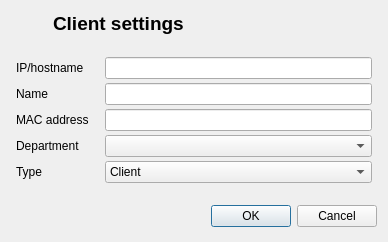
<?xml version="1.0" encoding="UTF-8"?>
<ui version="4.0">
 <author>Tobias Doerffel</author>
 <class>ClientSettingsDialog</class>
 <widget class="QDialog" name="ClientSettingsDialog">
  <property name="geometry">
   <rect>
    <x>0</x>
    <y>0</y>
    <width>388</width>
    <height>242</height>
   </rect>
  </property>
  <property name="windowTitle">
   <string>Client settings</string>
  </property>
  <property name="windowIcon">
   <iconset resource="../italc.qrc">
    <normaloff>:/resources/preferences-desktop-display-blue.png</normaloff>:/resources/preferences-desktop-display-blue.png</iconset>
  </property>
  <property name="modal">
   <bool>true</bool>
  </property>
  <layout class="QVBoxLayout" name="verticalLayout">
   <property name="spacing">
    <number>16</number>
   </property>
   <item>
    <layout class="QHBoxLayout" name="_2">
     <property name="spacing">
      <number>10</number>
     </property>
     <property name="leftMargin">
      <number>0</number>
     </property>
     <property name="topMargin">
      <number>0</number>
     </property>
     <property name="rightMargin">
      <number>0</number>
     </property>
     <property name="bottomMargin">
      <number>0</number>
     </property>
     <item>
      <widget class="QLabel" name="label">
       <property name="maximumSize">
        <size>
         <width>32</width>
         <height>32</height>
        </size>
       </property>
       <property name="text">
        <string/>
       </property>
       <property name="pixmap">
        <pixmap resource="../italc.qrc">:/resources/preferences-desktop-display-blue.png</pixmap>
       </property>
       <property name="scaledContents">
        <bool>true</bool>
       </property>
      </widget>
     </item>
     <item>
      <widget class="QLabel" name="label_2">
       <property name="sizePolicy">
        <sizepolicy hsizetype="Preferred" vsizetype="Maximum">
         <horstretch>0</horstretch>
         <verstretch>0</verstretch>
        </sizepolicy>
       </property>
       <property name="font">
        <font>
         <pointsize>14</pointsize>
         <weight>75</weight>
         <bold>true</bold>
        </font>
       </property>
       <property name="text">
        <string>Client settings</string>
       </property>
      </widget>
     </item>
    </layout>
   </item>
   <item>
    <layout class="QGridLayout" name="gridLayout">
     <property name="leftMargin">
      <number>5</number>
     </property>
     <property name="topMargin">
      <number>5</number>
     </property>
     <property name="rightMargin">
      <number>5</number>
     </property>
     <property name="bottomMargin">
      <number>5</number>
     </property>
     <property name="verticalSpacing">
      <number>4</number>
     </property>
     <item row="0" column="0">
      <widget class="QLabel" name="label_4">
       <property name="sizePolicy">
        <sizepolicy hsizetype="Preferred" vsizetype="Preferred">
         <horstretch>0</horstretch>
         <verstretch>0</verstretch>
        </sizepolicy>
       </property>
       <property name="text">
        <string>IP/hostname</string>
       </property>
       <property name="textFormat">
        <enum>Qt::PlainText</enum>
       </property>
      </widget>
     </item>
     <item row="0" column="1">
      <widget class="QLineEdit" name="hostnameEdit">
       <property name="toolTip">
        <string>&lt;html&gt;&lt;head&gt;&lt;meta name=&quot;qrichtext&quot; content=&quot;1&quot; /&gt;&lt;/head&gt;&lt;body style=&quot; white-space: pre-wrap; font-family:Sans Serif; font-size:9pt; font-weight:400; font-style:normal; text-decoration:none;&quot;&gt;&lt;p style=&quot; margin-top:0px; margin-bottom:0px; margin-left:0px; margin-right:0px; -qt-block-indent:0; text-indent:0px;&quot;&gt;enter an IP-address or hostname under which iTALC can reach the client (use ':' for specifying an optional port-number)&lt;/p&gt;&lt;/body&gt;&lt;/html&gt;</string>
       </property>
      </widget>
     </item>
     <item row="1" column="0">
      <widget class="QLabel" name="label_3">
       <property name="sizePolicy">
        <sizepolicy hsizetype="Preferred" vsizetype="Preferred">
         <horstretch>0</horstretch>
         <verstretch>0</verstretch>
        </sizepolicy>
       </property>
       <property name="text">
        <string>Name</string>
       </property>
       <property name="textFormat">
        <enum>Qt::PlainText</enum>
       </property>
      </widget>
     </item>
     <item row="1" column="1">
      <widget class="QLineEdit" name="nameEdit">
       <property name="sizePolicy">
        <sizepolicy hsizetype="Expanding" vsizetype="Fixed">
         <horstretch>0</horstretch>
         <verstretch>0</verstretch>
        </sizepolicy>
       </property>
       <property name="toolTip">
        <string>&lt;html&gt;&lt;head&gt;&lt;meta name=&quot;qrichtext&quot; content=&quot;1&quot; /&gt;&lt;/head&gt;&lt;body style=&quot; white-space: pre-wrap; font-family:Sans Serif; font-size:9pt; font-weight:400; font-style:normal; text-decoration:none;&quot;&gt;&lt;p style=&quot; margin-top:0px; margin-bottom:0px; margin-left:0px; margin-right:0px; -qt-block-indent:0; text-indent:0px;&quot;&gt;Optional nickname of the host which is displayed in iTALC.&lt;/p&gt;&lt;/body&gt;&lt;/html&gt;</string>
       </property>
      </widget>
     </item>
     <item row="2" column="0">
      <widget class="QLabel" name="label_5">
       <property name="sizePolicy">
        <sizepolicy hsizetype="Preferred" vsizetype="Preferred">
         <horstretch>0</horstretch>
         <verstretch>0</verstretch>
        </sizepolicy>
       </property>
       <property name="text">
        <string>MAC address</string>
       </property>
       <property name="textFormat">
        <enum>Qt::PlainText</enum>
       </property>
      </widget>
     </item>
     <item row="2" column="1">
      <widget class="QLineEdit" name="macEdit">
       <property name="toolTip">
        <string>&lt;html&gt;&lt;head&gt;&lt;meta name=&quot;qrichtext&quot; content=&quot;1&quot; /&gt;&lt;/head&gt;&lt;body style=&quot; white-space: pre-wrap; font-family:Sans Serif; font-size:9pt; font-weight:400; font-style:normal; text-decoration:none;&quot;&gt;&lt;p style=&quot; margin-top:0px; margin-bottom:0px; margin-left:0px; margin-right:0px; -qt-block-indent:0; text-indent:0px;&quot;&gt;Hardware/MAC-address of client - only used for powering on client&lt;/p&gt;&lt;/body&gt;&lt;/html&gt;</string>
       </property>
      </widget>
     </item>
     <item row="3" column="0">
      <widget class="QLabel" name="label_7">
       <property name="text">
        <string>Department</string>
       </property>
       <property name="textFormat">
        <enum>Qt::PlainText</enum>
       </property>
      </widget>
     </item>
     <item row="3" column="1">
      <widget class="QComboBox" name="classRoomComboBox"/>
     </item>
     <item row="4" column="0">
      <widget class="QLabel" name="label_9">
       <property name="text">
        <string>Type</string>
       </property>
       <property name="textFormat">
        <enum>Qt::PlainText</enum>
       </property>
      </widget>
     </item>
     <item row="4" column="1">
      <widget class="QComboBox" name="typeComboBox">
       <item>
        <property name="text">
         <string>Client</string>
        </property>
       </item>
       <item>
        <property name="text">
         <string>Administrator</string>
        </property>
       </item>
       <item>
        <property name="text">
         <string>Other/undefined computer</string>
        </property>
       </item>
      </widget>
     </item>
    </layout>
   </item>
   <item>
    <widget class="QDialogButtonBox" name="buttonBox">
     <property name="standardButtons">
      <set>QDialogButtonBox::Cancel|QDialogButtonBox::Ok</set>
     </property>
    </widget>
   </item>
  </layout>
 </widget>
 <resources>
  <include location="../italc.qrc"/>
 </resources>
 <connections>
  <connection>
   <sender>buttonBox</sender>
   <signal>accepted()</signal>
   <receiver>ClientSettingsDialog</receiver>
   <slot>accept()</slot>
   <hints>
    <hint type="sourcelabel">
     <x>193</x>
     <y>265</y>
    </hint>
    <hint type="destinationlabel">
     <x>193</x>
     <y>143</y>
    </hint>
   </hints>
  </connection>
  <connection>
   <sender>buttonBox</sender>
   <signal>rejected()</signal>
   <receiver>ClientSettingsDialog</receiver>
   <slot>reject()</slot>
   <hints>
    <hint type="sourcelabel">
     <x>193</x>
     <y>265</y>
    </hint>
    <hint type="destinationlabel">
     <x>193</x>
     <y>143</y>
    </hint>
   </hints>
  </connection>
 </connections>
</ui>
